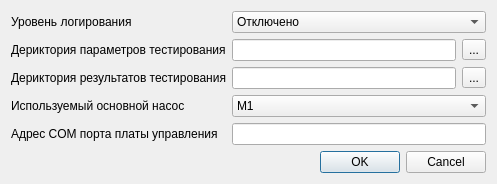
<?xml version="1.0" encoding="UTF-8"?>
<ui version="4.0">
 <class>settings_wnd</class>
 <widget class="QWidget" name="settings_wnd">
  <property name="geometry">
   <rect>
    <x>0</x>
    <y>0</y>
    <width>497</width>
    <height>170</height>
   </rect>
  </property>
  <property name="windowTitle">
   <string>Настройка приложения</string>
  </property>
  <layout class="QVBoxLayout" name="verticalLayout">
   <item>
    <layout class="QGridLayout" name="gridLayout">
     <item row="0" column="1">
      <widget class="QComboBox" name="LogLevel">
       <item>
        <property name="text">
         <string>Отключено</string>
        </property>
       </item>
       <item>
        <property name="text">
         <string>Информация</string>
        </property>
       </item>
       <item>
        <property name="text">
         <string>Ошибки</string>
        </property>
       </item>
       <item>
        <property name="text">
         <string>Предупреждения</string>
        </property>
       </item>
       <item>
        <property name="text">
         <string>Все</string>
        </property>
       </item>
      </widget>
     </item>
     <item row="2" column="0">
      <widget class="QLabel" name="label">
       <property name="text">
        <string>Дериктория результатов тестирования</string>
       </property>
      </widget>
     </item>
     <item row="1" column="0">
      <widget class="QLabel" name="label_2">
       <property name="text">
        <string>Дериктория параметров тестирования</string>
       </property>
      </widget>
     </item>
     <item row="2" column="1">
      <layout class="QHBoxLayout" name="horizontalLayout_2">
       <item>
        <widget class="QLineEdit" name="TestingResults"/>
       </item>
       <item>
        <widget class="QToolButton" name="toolButton_2">
         <property name="text">
          <string>...</string>
         </property>
        </widget>
       </item>
      </layout>
     </item>
     <item row="1" column="1">
      <layout class="QHBoxLayout" name="horizontalLayout">
       <item>
        <widget class="QLineEdit" name="TestingParams">
         <property name="sizePolicy">
          <sizepolicy hsizetype="Expanding" vsizetype="Fixed">
           <horstretch>0</horstretch>
           <verstretch>0</verstretch>
          </sizepolicy>
         </property>
         <property name="readOnly">
          <bool>true</bool>
         </property>
         <property name="clearButtonEnabled">
          <bool>false</bool>
         </property>
        </widget>
       </item>
       <item>
        <widget class="QToolButton" name="TestParamsButton">
         <property name="text">
          <string>...</string>
         </property>
        </widget>
       </item>
      </layout>
     </item>
     <item row="0" column="0">
      <widget class="QLabel" name="label_3">
       <property name="text">
        <string>Уровень логирования</string>
       </property>
      </widget>
     </item>
     <item row="3" column="0">
      <widget class="QLabel" name="label_4">
       <property name="text">
        <string>Используемый основной насос</string>
       </property>
      </widget>
     </item>
     <item row="3" column="1">
      <widget class="QComboBox" name="MainPump">
       <item>
        <property name="text">
         <string>M1</string>
        </property>
       </item>
       <item>
        <property name="text">
         <string>M2</string>
        </property>
       </item>
      </widget>
     </item>
     <item row="4" column="0">
      <widget class="QLabel" name="label_5">
       <property name="text">
        <string>Адрес COM порта платы управления</string>
       </property>
      </widget>
     </item>
     <item row="4" column="1">
      <widget class="QLineEdit" name="ComAddr"/>
     </item>
    </layout>
   </item>
   <item>
    <widget class="QDialogButtonBox" name="buttonBox">
     <property name="standardButtons">
      <set>QDialogButtonBox::Cancel|QDialogButtonBox::Ok</set>
     </property>
    </widget>
   </item>
  </layout>
 </widget>
 <resources/>
 <connections/>
</ui>
